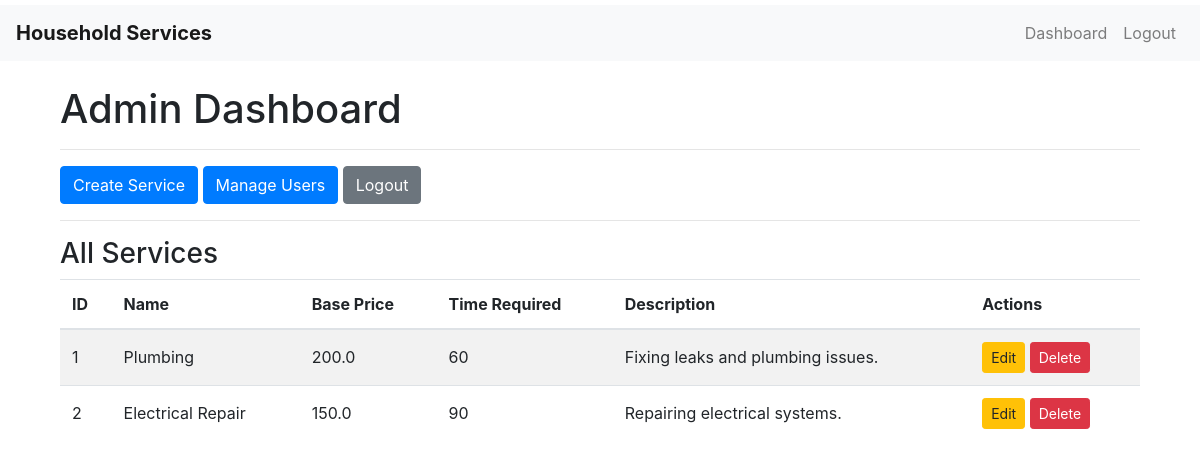
The app's page /admin/dashboard (signed in), older data.
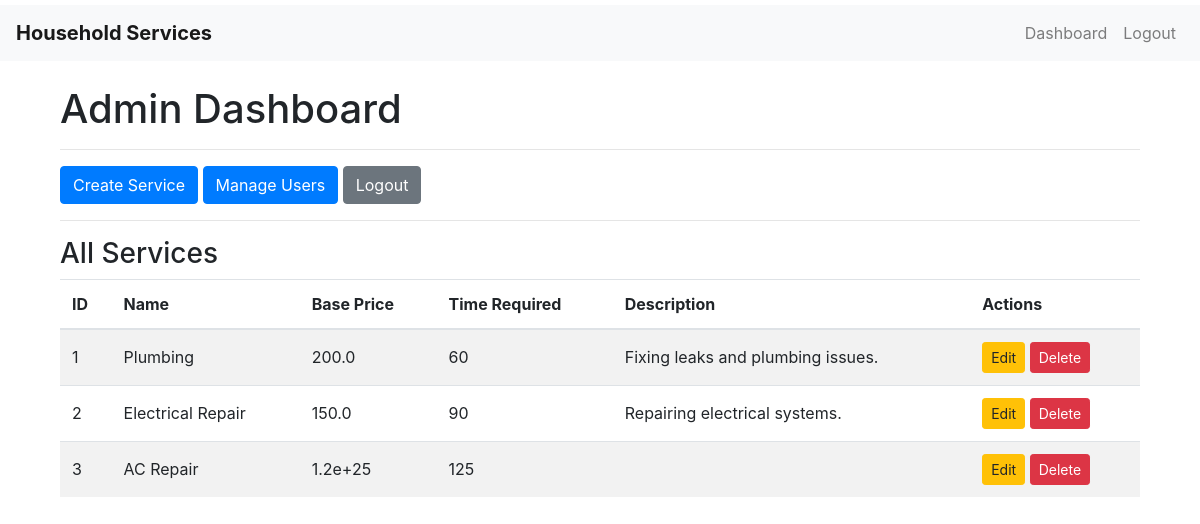
The same page, newer data.
### models.py (models this page shows, shortened)
class Service(db.Model):
    __tablename__ = 'services'
    id = db.Column(db.Integer, nullable =False, primary_key=True)
    name = db.Column(db.String(100), nullable=False)
    base_price = db.Column(db.Float, nullable=False)
    time_required = db.Column(db.Integer, nullable=False)  # in minutes
    description = db.Column(db.Text)

### routes.py (the view)
@app.route('/admin/dashboard')
@login_required
def admin_dashboard():
    if current_user.role != 'admin':
        flash('Access denied.')
        return redirect(url_for('index'))
    services = Service.query.all()
    return render_template('admin_dashboard.html', services=services)

### app.py (called while the page is built)
@login_manager.user_loader
def load_user(user_id):
    return User.query.get(int(user_id))

### templates/admin_dashboard.html
{% extends 'base.html' %}
{% block content %}
<div class="container mt-4">
    <h1>Admin Dashboard</h1>
    <hr>
    <div class="mb-3">
        <a href="{{ url_for('create_service') }}" class="btn btn-primary">Create Service</a>
        <a href="{{ url_for('manage_users') }}" class="btn btn-primary">Manage Users</a>
    <a href="{{ url_for('logout') }}" class="btn btn-secondary">Logout</a>
    </div>
<hr>
<h3>All Services</h3>
<table class="table table-striped">
    <thead>
        <tr>
            <th>ID</th>
            <th>Name</th>
            <th>Base Price</th>
            <th>Time Required</th>
            <th>Description</th>
            <th>Actions</th>
        </tr>
    </thead>
    <tbody>
        {% for service in services %}
        <tr>
            <td>{{ service.id }}</td>
            <td>{{ service.name }}</td>
            <td>{{ service.base_price }}</td>
            <td>{{ service.time_required }}</td>
            <td>{{ service.description }}</td>
            <td>
                <a href="{{ url_for('edit_service', service_id=service.id) }}" class="btn btn-sm btn-warning">Edit</a>
                <form action="{{ url_for('delete_service', service_id=service.id) }}" method="POST" style="display:inline;">
                    <button type="submit" class="btn btn-sm btn-danger" onclick="return confirm('Are you sure you want to delete this service?');">Delete</button>
                </form>
            </td>
        </tr>
        {% endfor %}
    </tbody>
</table>
{% endblock %}

### templates/base.html (shortened to what this page needs)
<!DOCTYPE html>
<html lang="en">
<head>
    <link rel="stylesheet" href="https://stackpath.bootstrapcdn.com/bootstrap/4.5.0/css/bootstrap.min.css">
    <link rel="stylesheet" href="{{ url_for('static', filename='css/styles.css') }}">
</head>
<body>
    <nav class="navbar navbar-expand-lg navbar-light bg-light">
        <a class="navbar-brand" href="{{ url_for('index') }}">Household Services</a>
        {% if current_user.is_authenticated %}
        <div class="collapse navbar-collapse" id="navbarNav">
            <ul class="navbar-nav ml-auto">
                {% if current_user.role == 'admin' %}
                <li class="nav-item">
                    <a class="nav-link" href="{{ url_for('admin_dashboard') }}">Dashboard</a>
                </li>
                {% elif current_user.role == 'professional' %}
                <li class="nav-item">
                    <a class="nav-link" href="{{ url_for('professional_dashboard') }}">Dashboard</a>
                </li>
                {% elif current_user.role == 'customer' %}
                <li class="nav-item">
                    <a class="nav-link" href="{{ url_for('customer_dashboard') }}">Dashboard</a>
                </li>
                {% endif %}
                <li class="nav-item">
                    <a class="nav-link" href="{{ url_for('logout') }}">Logout</a>
                </li>
            </ul>
        </div>
        {% endif %}
    </nav>
    <div class="container mt-4">
        {% block content %}{% endblock %}
    </div>
</body>
</html>

### static/css/styles.css (style rules this page uses)
body { padding-top: 5px; }
.navbar-brand { font-weight: bold; }
.table th, .table td { vertical-align: middle; }

Row changes from the older to the newer data that the page shows:
added Service: id "3", name "AC Repair", base_price "1.2e+25", time_required "125"
